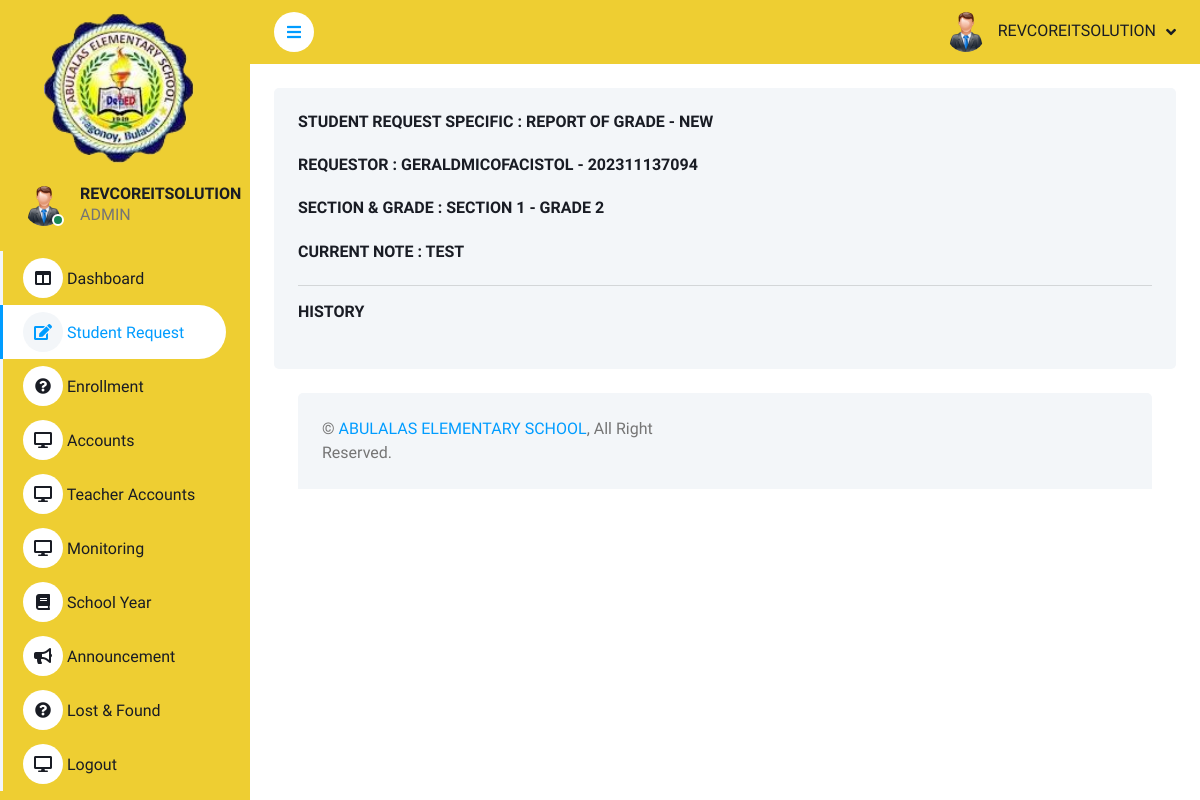
/home.php?view=request_history&reqid=3 (signed in), run on the app's committed database.
### tables this page shows
CREATE TABLE `tbl_user_information` (
  `user_id` int(11) NOT NULL,
  `uid` varchar(250) NOT NULL,
  `email` varchar(50) NOT NULL,
  `password` varchar(250) NOT NULL,
  `designation` int(50) NOT NULL,
  `code` int(50) NOT NULL,
  `status` varchar(50) NOT NULL
);

CREATE TABLE `tbl_user_designation` (
  `did` int(11) NOT NULL,
  `role` varchar(50) NOT NULL
);

CREATE TABLE `tbl_school_student_request` (
  `reqid` int(11) NOT NULL,
  `sycode` int(50) NOT NULL,
  `uid` varchar(255) NOT NULL,
  `request_type` int(50) NOT NULL,
  `note` text NOT NULL,
  `status` varchar(50) NOT NULL,
  `date_created` date NOT NULL
);

CREATE TABLE `tbl_school_request_type` (
  `req` int(11) NOT NULL,
  `type` varchar(50) NOT NULL
);

CREATE TABLE `tbl_school_student_record` (
  `rid` int(11) NOT NULL,
  `sycode` int(50) NOT NULL,
  `uid` varchar(255) NOT NULL,
  `fname` text NOT NULL,
  `address` text NOT NULL,
  `current_level` int(50) NOT NULL,
  `current_section` int(50) NOT NULL
);

CREATE TABLE `tbl_school_year_details_section` (
  `sid` int(11) NOT NULL,
  `gid` int(11) NOT NULL,
  `sycode` int(50) NOT NULL,
  `section_name` varchar(100) NOT NULL,
  `min` int(50) NOT NULL,
  `max` int(50) NOT NULL,
  `student_max` int(50) NOT NULL,
  `rid` int(50) NOT NULL
);

CREATE TABLE `tbl_school_year_details_grade` (
  `gid` int(11) NOT NULL,
  `sycode` int(50) NOT NULL,
  `grade` varchar(100) NOT NULL
);

### connection/MainController.php (called while the page is built, shortened)
<?php
include('connection/LoginSession.php');
require_once "connection/ApiController.php";
$portCont = new portalController();
$userSession = $portCont->getUserDetails($session_id);
$email = $userSession[0]['email'];
$position = strpos($email, '@');
$filteredEmail = substr($email, 0, $position);
$filteredEmail = strtoupper($filteredEmail);
$studStat = $portCont->checkTotalStudentForTheActivatedSY();
$teacherStat = $portCont->checkTotalTeacherForTheActivatedSY();
?>

### connection/LoginSession.php (called while the page is built, shortened)
<?php
$session_id = $_SESSION['user_id'];
?>

### connection/ApiController.php (called while the page is built, shortened)
<?php
require_once "DBController.php";
class portalController extends DBController
{
    function getUserDetails($session_id)
    {
        $query = "SELECT * FROM tbl_user_information TUI LEFT JOIN tbl_user_designation TUD ON TUI.designation = TUD.did WHERE TUI.user_id = ?";
        $params = array(
           array(
               "param_type" => "i",
               "param_value" => $session_id
           )
       );
       $userCredentials = $this->getDBResult($query, $params);
       return $userCredentials;
    }
    function specificStudentRequest($reqid)
    {
        $query = "SELECT *,TSSR.date_created as requestcreationdate,TSSR.status as requeststatus FROM tbl_school_student_request TSSR LEFT JOIN  tbl_user_school_year TUSSY ON TSSR.sycode = TUSSY.sycode LEFT JOIN tbl_school_request_type TSRT ON TSSR.request_type = TSRT.req LEFT JOIN tbl_school_student_record TSR ON TSSR.uid = TSR.uid
        LEFT JOIN tbl_school_year_details_grade TSYDG ON TSR.current_level = TSYDG.gid
        LEFT JOIN tbl_school_year_details_section TSYDS ON TSR.current_section = TSYDS.sid
        WHERE TSSR.reqid = ?";
        $params = array(
            array(
                "param_type" => "i",
                "param_value" => $reqid
            )
        );
        $checkRequestInformation = $this->getDBResult($query, $params);
        return $checkRequestInformation;
    }
    function checkTotalStudentForTheActivatedSY()
    {
        $query = "SELECT TUSY.year_from,TUSY.year_to,TUSY.sycode,COUNT(*) as total FROM tbl_school_student_record TSSR LEFT JOIN tbl_user_school_year TUSY ON TSSR.sycode = TUSY.sycode WHERE TUSY.status = 'ACTIVATED'";
        $allMonitoring = $this->getDBResult($query);
        return $allMonitoring;
    }
    function checkTotalTeacherForTheActivatedSY()
    {
        $query = "SELECT TUSY.year_from,TUSY.year_to,TUSY.sycode,COUNT(*) as total  FROM teacher_assigned_section TAS LEFT JOIN  tbl_school_teacher_record TSTR ON TAS.uid = TSTR.uid LEFT JOIN tbl_user_school_year TUSY ON TAS.sycode = TUSY.sycode WHERE TUSY.status = 'ACTIVATED'";
        $allMonitoring = $this->getDBResult($query);
        return $allMonitoring;
    }
}

### connection/DBController.php (called while the page is built, shortened)
<?php
class DBController
{
    private $host = "localhost";
    private $user = "root";
    private $password = "";
    private $database = "school_abulalas";
    private $conn;
    function __construct()
    {
        $this->conn = mysqli_connect($this->host, $this->user, $this->password, $this->database);
    }
    function getDBResult($query, $params = array())
    {
        $sql_statement = $this->conn->prepare($query);
        if (! empty($params)) {
            $this->bindParams($sql_statement, $params);
        }
        $sql_statement->execute();
        $result = $sql_statement->get_result();
        if ($result->num_rows > 0) {
            while ($row = $result->fetch_assoc()) {
                $resultset[] = $row;
            }
        }
        if (! empty($resultset)) {
            return $resultset;
        }
    }
    function bindParams($sql_statement, $params)
    {
        $param_type = "";
        foreach ($params as $query_param) {
            $param_type .= $query_param["param_type"];
        }
        $bind_params[] = & $param_type;
        foreach ($params as $k => $query_param) {
            $bind_params[] = & $params[$k]["param_value"];
        }
        call_user_func_array(array(
            $sql_statement,
            'bind_param'
        ), $bind_params);
    }
}

### home.php (the view, shortened to what this page needs)
<?php include('connection/MainController.php'); ?>
<!DOCTYPE html>
<html lang="en">
<head>
    <link href="https://cdnjs.cloudflare.com/ajax/libs/font-awesome/5.10.0/css/all.min.css" rel="stylesheet">
    <link href="https://cdn.jsdelivr.net/npm/bootstrap-icons@1.4.1/font/bootstrap-icons.css" rel="stylesheet">
    <link href="lib/owlcarousel/assets/owl.carousel.min.css" rel="stylesheet">
    <link href="lib/tempusdominus/css/tempusdominus-bootstrap-4.min.css" rel="stylesheet" />
    <link href="css/bootstrap.min.css" rel="stylesheet">
    <link href="css/style.css" rel="stylesheet">
    <link rel="stylesheet" type="text/css" href="datatable/datatable/dataTable.bootstrap.min.css">
    <link rel="stylesheet" href="https://unpkg.com/ag-grid-community/dist/styles/ag-grid.css">
    <link rel="stylesheet" href="https://unpkg.com/ag-grid-community/dist/styles/ag-theme-alpine.css">
</head>
<body>
    <div class="container-fluid position-relative bg-white d-flex p-0">
        <div class="sidebar pe-4 pb-3" style="background-color:#eece32;">
            <nav class="navbar navbar-light" style="background-color:#eece32;">
                <a href="#" class="navbar-brand mx-4 mb-3">
                    <center>
                        <img src="logo/main.png" style="width:100%; margin-left:20px;"/>
                    </center>
                </a>
                <div class="d-flex align-items-center ms-4 mb-4">
                    <div class="position-relative">
                        <img class="rounded-circle" src="img/user.png" alt="" style="width: 40px; height: 40px;">
                        <div class="bg-success rounded-circle border border-2 border-white position-absolute end-0 bottom-0 p-1"></div>
                    </div>
                    <div class="ms-3">
                        <h6 class="mb-0"><?php echo strtoupper($filteredEmail); ?></h6>
                        <span><?php echo strtoupper($userSession[0]['role']); ?></span>
                    </div>
                </div>
                <div class="navbar-nav w-100">
                    <?php if(($userSession[0]['role']) == 'ADMIN') { ?>
                    <?php include('navbar/admin.php'); ?>
                    <?php } else if(($userSession[0]['role']) == 'TEACHER') { ?>
                    <?php include('navbar/teacher.php'); ?>
                    <?php } else { ?>
                    <?php include('navbar/student.php'); ?>
                    <?php } ?>
                </div>
            </nav>
        </div>
        <div class="content">
            <nav class="navbar navbar-expand navbar-light sticky-top px-4 py-0" style="background-color:#eece32;">
                <a href="#" class="sidebar-toggler flex-shrink-0">
                    <i class="fa fa-bars"></i>
                </a>
                <div class="navbar-nav align-items-center ms-auto">
                    <div class="nav-item dropdown">
                        <a href="#" class="nav-link dropdown-toggle" data-bs-toggle="dropdown">
                            <img class="rounded-circle me-lg-2" src="img/user.png" alt="" style="width: 40px; height: 40px;">
                            <span class="d-none d-lg-inline-flex"><?php echo strtoupper($filteredEmail); ?></span>
                        </a>
                    </div>
                </div>
            </nav>
            <?php if(($userSession[0]['designation'])  == 1) { ?>
            <?php if(!empty($_GET['view'])){ ?>
            <?php if($_GET['view'] == 'home') { ?>
            <?php include('route/admin-home.php'); ?>
            <?php } else if($_GET['view'] == 'request') { ?>
            <?php include('route/admin-studentrequest.php'); ?>
            <?php } else if($_GET['view'] == 'request_history') { ?>
            <?php include('route/admin-request_history.php'); ?>
            <?php } else if($_GET['view'] == 'enrollment') { ?>
            <?php include('route/admin-enrollment.php'); ?>
            <?php } else if($_GET['view'] == 'student-accounts') { ?>
            <?php include('route/admin-student-accounts.php'); ?>
            <?php } else if($_GET['view'] == 'teacher-accounts') { ?>
            <?php include('route/admin-teacher-accounts.php'); ?>
            <?php } else if($_GET['view'] == 'monitoring') { ?>
            <?php include('route/admin-monitoring.php'); ?>
            <?php } else if($_GET['view'] == 'schoolyear') { ?>
            <?php include('route/admin-schoolyear.php'); ?>
            <?php } else if($_GET['view'] == 'school_year_detail') { ?>
            <?php include('route/admin-schoolyear-details.php'); ?>
            <?php } else if($_GET['view'] == 'announcement') { ?>
            <?php include('route/admin-announcement.php'); ?>
            <?php } else if($_GET['view'] == 'lost') { ?>
            <?php include('route/admin-lost.php'); ?>
            <?php }  else { ?>
            <?php }  ?>
            <?php } else { ?>
            <?php include('route/admin-home.php'); ?>
            <?php } ?>
            <?php }else if(($userSession[0]['designation']) == 3) { ?>
            <?php if(!empty($_GET['view'])){ ?>
            <?php if($_GET['view'] == 'home') { ?>
            <?php include('route/student-home.php'); ?>
            <?php } else if($_GET['view'] == 'request') { ?>
            <?php include('route/student-request.php'); ?>
            <?php } else if($_GET['view'] == 'request_history') { ?>
            <?php include('route/student-request_history.php'); ?>
            <?php } else if($_GET['view'] == 'myclass') { ?>
            <?php include('route/student-class.php'); ?>
            <?php } else if($_GET['view'] == 'monitoring') { ?>
            <?php include('route/student-monitoring.php'); ?>
            <?php } else { ?>
            <?php } ?>
            <?php }  else { ?>
            <?php include('route/student-home.php'); ?>
            <?php }  ?>
            <?php } ?>
            <div class="container-fluid pt-4 px-4">
                <div class="bg-light rounded-top p-4">
                    <div class="row">
                        <div class="col-12 col-sm-6 text-center text-sm-start">
                            &copy; <a href="#">ABULALAS ELEMENTARY SCHOOL</a>, All Right Reserved.
                        </div>
                    </div>
                </div>
            </div>
        </div>
    </div>
</body>
</html>

### route/admin-request_history.php (shortened to what this page needs)
<?php
        $reqid = $_GET['reqid'];
        $myRequest = $portCont->specificStudentRequest($reqid);
?>
<div class="container-fluid pt-4 px-4">
    <div class="row g-4">
        <div class="col-sm-12 col-xl-12">
            <div class="bg-light rounded h-100 p-4">
                <h6 class="mb-4">STUDENT REQUEST SPECIFIC : <?php echo $myRequest[0]['type']; ?> - <?php echo $myRequest[0]['requeststatus']; ?></h6>
                <h6 class="mb-4">REQUESTOR : <?php echo strtoupper($myRequest[0]['fname']); ?> - <?php echo $myRequest[0]['uid']; ?></h6>
                <h6 class="mb-4">SECTION & GRADE : <?php echo $myRequest[0]['section_name']; ?> - <?php echo $myRequest[0]['grade']; ?></h6>
                <h6 class="mb-4">CURRENT NOTE : <?php echo $myRequest[0]['note']; ?></h6>
                <hr />
                <h6 class="mb-4">HISTORY</h6>
        </div>
    </div>
  </div>

### css/style.css (style rules this page uses)
:root { --primary: #009CFF; --light: #F3F6F9; --dark: #191C24; }
.sidebar { position: fixed; top: 0; left: 0; bottom: 0; width: 250px; height: 100vh; overflow-y: auto; background: var(--light); transition: 0.5s; z-index: 999; }
.content { margin-left: 250px; min-height: 100vh; background: #FFFFFF; transition: 0.5s; }
@media (min-width: 992px) { .sidebar { margin-left: 0; } }
@media (min-width: 992px) { .content { width: calc(100% - 250px); } }
.content .navbar .navbar-nav .nav-link { margin-left: 25px; padding: 12px 0; color: var(--dark); outline: none; }
.content .navbar .sidebar-toggler, .content .navbar .navbar-nav .nav-link i { width: 40px; height: 40px; display: inline-flex; align-items: center; justify-content: center; background: #FFFFFF; border-radius: 40px; }
.content .navbar .dropdown-toggle::after { margin-left: 6px; vertical-align: middle; border: none; content: "\f107"; font-family: "Font Awesome 5 Free"; font-weight: 900; transition: .5s; }

### data on the page
tbl_user_information: email "REVCOREITSOLUTION", tbl_user_designation.role "ADMIN"
tbl_school_student_request: tbl_school_request_type.type "REPORT OF GRADE", status "NEW", tbl_school_student_record.fname "GERALDMICOFACISTOL", tbl_school_student_record.uid "202311137094", tbl_school_year_details_section.section_name "SECTION 1", tbl_school_year_details_grade.grade "GRADE 2", note "TEST"
